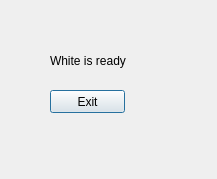
<?xml version="1.0" encoding="UTF-8"?>
<ui version="4.0">
 <class>badres</class>
 <widget class="QDialog" name="badres">
  <property name="geometry">
   <rect>
    <x>0</x>
    <y>0</y>
    <width>217</width>
    <height>179</height>
   </rect>
  </property>
  <property name="windowTitle">
   <string>Dialog</string>
  </property>
  <widget class="QPushButton" name="pushButton">
   <property name="geometry">
    <rect>
     <x>50</x>
     <y>90</y>
     <width>75</width>
     <height>23</height>
    </rect>
   </property>
   <property name="text">
    <string>Exit</string>
   </property>
  </widget>
  <widget class="QLabel" name="label">
   <property name="geometry">
    <rect>
     <x>50</x>
     <y>40</y>
     <width>121</width>
     <height>41</height>
    </rect>
   </property>
   <property name="text">
    <string>White is ready</string>
   </property>
  </widget>
 </widget>
 <resources/>
 <connections/>
</ui>
